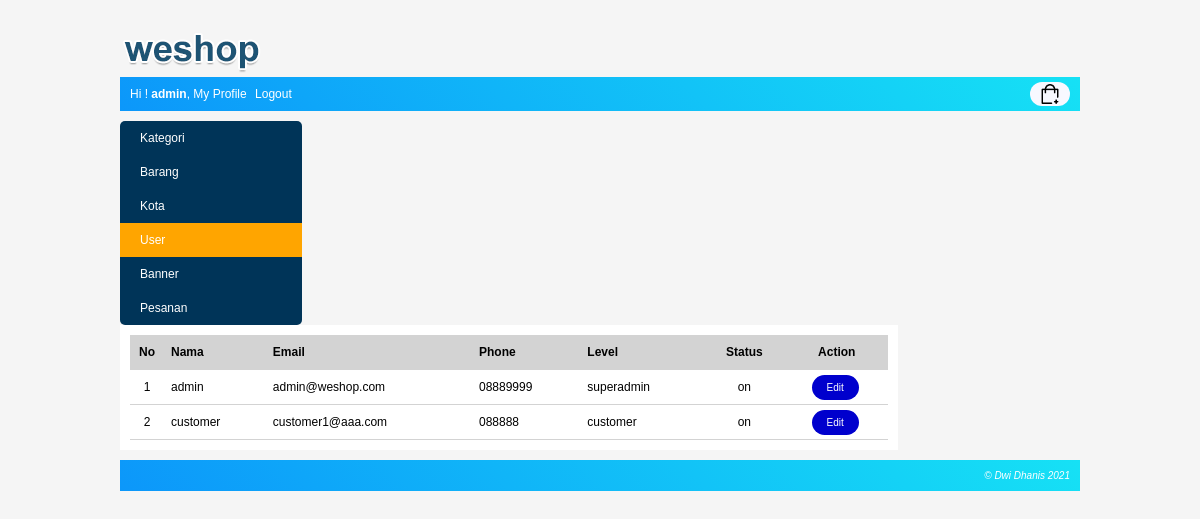
The app's page /index.php?page=my_profile&module=user&action=list (signed in) with its own data.
### tables this page shows
CREATE TABLE `user` (
  `user_id` int(10) NOT NULL,
  `level` varchar(30) NOT NULL,
  `nama` varchar(150) NOT NULL,
  `email` varchar(160) NOT NULL,
  `alamat` varchar(400) NOT NULL,
  `phone` varchar(15) NOT NULL,
  `password` varchar(300) NOT NULL,
  `status` enum('on','off') NOT NULL
);

### module/user/list.php (the view)
<?php
    $no=1;
    $queryAdmin = mysqli_query($koneksi, "SELECT * FROM user ORDER BY nama ASC");
    if(mysqli_num_rows($queryAdmin) == 0)
    {
        echo "<h3>Saat ini belum ada data user yang dimasukan</h3>";
    }
    else
    {
        echo "<table class='table-list'>";
            echo "<tr class='baris-title'>
                    <th class='kolom-nomor'>No</th>
                    <th class='kiri'>Nama</th>
                    <th class='kiri'>Email</th>
                    <th class='kiri'>Phone</th>
                    <th class='kiri'>Level</th>
                    <th class='tengah'>Status</th>
                    <th class='tengah'h>Action</th>
                 </tr>";
            while($rowUser=mysqli_fetch_array($queryAdmin))
            {
                echo "<tr>
                        <td class='kolom-nomor'>$no</td>
                        <td>$rowUser[nama]</td>
                        <td>$rowUser[email]</td>
                        <td>$rowUser[phone]</td>
                        <td>$rowUser[level]</td>
                        <td class='tengah'>$rowUser[status]</td>
                        <td class='tengah'><a class='tombol-action' href='".BASE_URL."index.php?page=my_profile&module=user&action=form&user_id=$rowUser[user_id]"."'>Edit</a></td>
                     </tr>";
                $no++;
            }
        echo "</table>";
    }
?>

### css/style.css (style rules this page uses)
body { font-family: Arial, Helvetica, sans-serif; font-size: 12px; background-color: whitesmoke; margin: 0px; }
.tombol-action { background: mediumblue; color: white; padding: 7px 15px; border-radius: 15px; cursor: pointer; text-decoration: none; font-size: 10px; margin-right: 3px; }
.tengah { text-align: center; }
.kiri { text-align: left; }
.kolom-nomor { width: 20px; text-align: center; }
.table-list tr th, .table-list tr td { padding: 10px 7px; }
.table-list tr.baris-title { background: lightgrey; }
.table-list { width: 100%; border-collapse: collapse; }
.table-list tr { border-bottom: 1px solid lightgrey; }

### records on screen
user: nama "admin", email "admin@weshop.com", phone "08889999", level "superadmin", status "on"
user: nama "customer", email "customer1@aaa.com", phone "088888", level "customer", status "on"

### other values on screen
$nama "admin"
